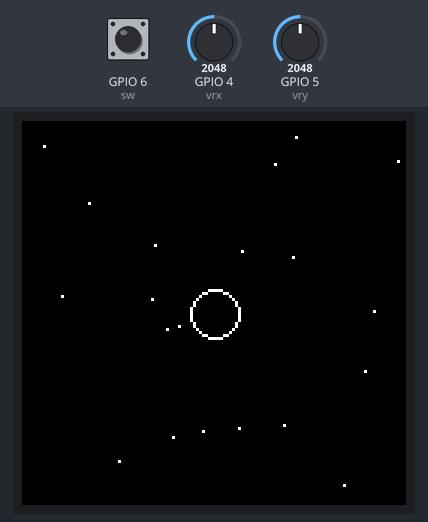
Bench run of a program on a simulated ESP32-S3. On the bench: 128×128 colour display. The test bench sets the inputs (shaded band); at power-on: GPIO 5 (vry) = 2048, GPIO 6 (sw) HIGH, GPIO 4 (vrx) = 2048. What the program prints to the serial monitor is not drawn.

Above: at 1.6 s.
1.7 s: GPIO 5 (vry) set to 960
At 2.33 s:
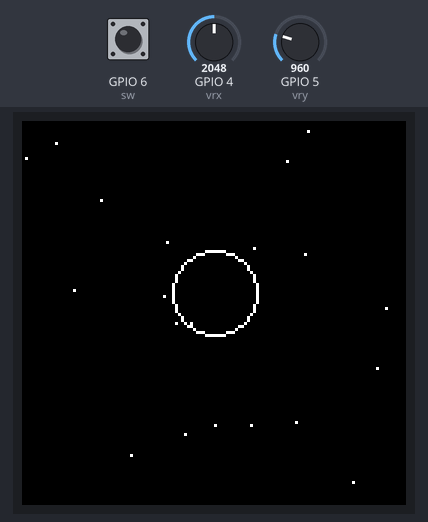
6.5 s: GPIO 6 (sw) pulled LOW for 1 s
At 7.63 s:
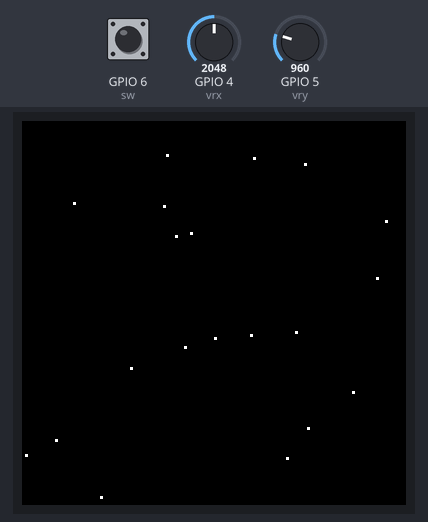
9.0 s: GPIO 4 (vrx) set to 11
At 9.48 s:
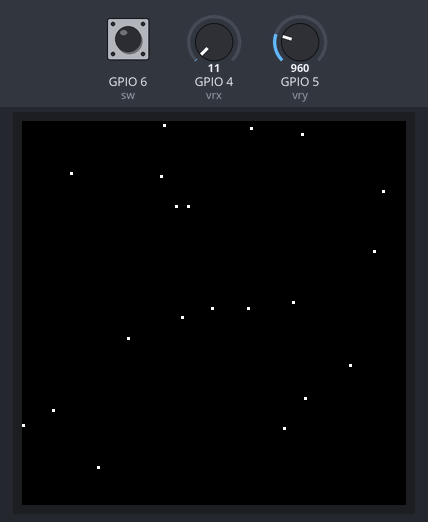
11.1 s: GPIO 4 (vrx) set to 8
13.0 s: GPIO 6 (sw) pulled LOW for 0.25 s
At 13.38 s:
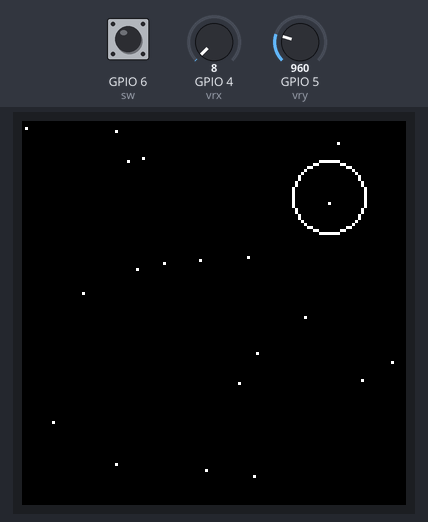
Timing chart, 0 to 15.7 s (numbered marks = the images above; inputs shaded):
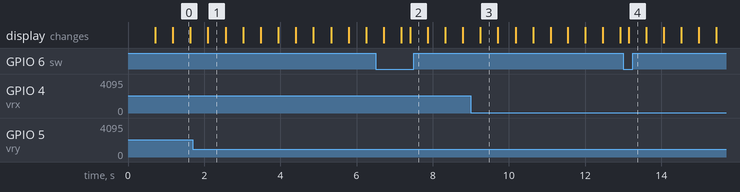

The program:

main.cpp
```cpp
#include <Arduino.h>
#include <Wire.h>
#include <Adafruit_SSD1327.h>
#include "GameManager.h"
#include "Controller.h"
#include "Audio.h"

#include <GraphicsEngine.h>

#define OLED_RESET -1
#define DISPLAY_SDA 9
#define DISPLAY_SCL 10

Adafruit_SSD1327 display(128, 128, &Wire, OLED_RESET, 1000000);

unsigned long delta;
unsigned long start;
unsigned long end;

GameManager* gm;

Star stars[] =
    {
        {0.8880, 0.4982}, {0.1466, 0.2135}, {0.6841, 0.0398}, {0.3109, 0.4634},
        {0.3457, 0.5412}, {0.8060, 0.9503}, {0.0293, 0.0683}, {0.9516, 0.1083},
        {0.6763, 0.3546}, {0.8652, 0.6534}, {0.5348, 0.8018}, {0.6302, 0.1139},
        {0.2241, 0.8848}, {0.6574, 0.7935}, {0.3153, 0.3270}, {0.0782, 0.4550},
        {0.3807, 0.5363}, {0.5471, 0.3389}, {0.3676, 0.8271}, {0.4419, 0.8068}
    };


void setup(void)
{

    Serial.begin(9600);
    Serial.println("Starting...");

    Wire.begin(DISPLAY_SDA, DISPLAY_SCL);

    ControllerInit(); //Initialize controller pins

    // Connect to OLED
   if (!display.begin(0x3D))
    {
        Serial.println("Unable to initialize OLED");
        while (1) yield();
    }
    display.clearDisplay();
    display.display();

    gm = new GameManager(&display);
    gm->initializeGame();

    start = millis();
}

void loop()
{
    delta = end - start;
    Input input = ControllerLoop(); //Read controller values and print them to serial monitor

    Enemy enemy = gm->gameLoop(input.x, input.y);

    Graphics::drawEnemy(enemy.X, enemy.Y, enemy.Z, &display);
    Graphics::drawStars(stars, 0.01, atan2f(input.y, input.x), &display);
    display.display();
    delay(10);
    display.clearDisplay();

    start = millis();
}
```

Audio.h
```cpp
#ifndef AUDIO_H
#define AUDIO_H

#include <HardwareSerial.h>
#include <DFRobotDFPlayerMini.h>

const int rxPin = 20;
const int txPin = 21;
HardwareSerial mySerial1(1);


DFRobotDFPlayerMini player; //initializing the object

void audioInit() {
  // put your setup code here, to run once:
  Serial.begin(115200);


  //no idea what the first 2 inputs mean
  //initializing the pins
  mySerial1.begin(9600, SERIAL_8N1, rxPin, txPin);

  delay(1000); //needed to apparently setup the board
}

void AudioInit() {
    player.play(1);
}

void playerShoot() {
    player.play(5);
}

void playerHit() {
    player.play(3);
}

void playerDies() {
    player.play(6);
}

void playerMoves() {
    player.play(4);
}

void enemyMoves() {
    player.play(8);
}

void enemyShoots() {
    player.play(7);
}

void enemyHit() {
    player.play(2);
}

#endif
```

Controller.h
```cpp
#ifndef CONTROLLER_H
#define CONTROLLER_H
#include <Arduino.h>
const int vrx = 4;
const int vry = 5;
const int sw = 6;
const int deadzoneLow = 1000; // lower bound of deadzone
const int deadzoneHigh = 3000; // upper bound of deadzone

struct Input
{
    float x;
    float y;
};

void ControllerInit() {
    pinMode(vrx, INPUT);
    pinMode(vry, INPUT);
    pinMode(sw, INPUT_PULLUP);
}

Input ControllerLoop() {
    //Read joystick values (0 to 4095)
    int x = analogRead(vrx);
    int y = analogRead(vry);
    int buttonState = digitalRead(sw);
    int yValue;
    int xValue;
    //normalize the values to -1 to 1 range (really just -1, 0, and 1)
    //if the value is in the deadzone, set it to 0


    int raw_x = x;
    if (x < 550){
        x = -1;
    } else if (x > 4000) {
        x = 1;
    } else {
        x = 0;
    }

    int raw_y = y;
    if(y < 1000) {
        y = -1;
    } else if (y > 3800) {
        y = 1;
    } else {
        y = 0;
    }

    Serial.print("Raw X Value: ");
    Serial.println(raw_x);
    Serial.println(" ");
    Serial.print("Raw Y Value: ");
    Serial.println(raw_y);
    Serial.print("X Value: ");
    Serial.println(x); // normalize to -1 to 1 range
    Serial.println(" ");
    Serial.print("Y Value: ");
    Serial.println(y); //normalize to -1 to 1 range
    Serial.println(" ");
    Serial.print("Button State:");
    Serial.println(buttonState);
    // delay(50); //Delay to prevent overload serial monitor

    Input input = {x, y};
    return input;
};

#endif // CONTROLLER_H
```

GameManager.h
```cpp
#ifndef GAME_MANAGER_H
#define GAME_MANAGER_H
#include <Adafruit_SSD1327.h>

struct Enemy
{
    float X;
    float Y;
    float Z;
    float Speed;
};

class GameManager
{
    public:
        GameManager(Adafruit_SSD1327* display);
        void initializeGame();
        Enemy gameLoop(float x, float y);
        void initializeEnemy();
        void resetEnemy();
        void loopEnemy();

    private:
        // Player
        int lives;
        float playerX;
        float playerY;
        float playerZ;
        float speed;

        Enemy e;
        // OLED
        Adafruit_SSD1327* display;


};


#endif
```

GraphicsEngine.h
```cpp
#ifndef GRAPHICS_ENGINE_H
#define GRAPHICS_ENGINE_H

struct Star
{
    float x;
    float y;
};

namespace Graphics
{
    const float drawDistance = 32.0f;

    void drawEnemy(float x, float y, float z, Adafruit_SSD1327* display);
    void drawEnemies(float x[], float y[], float z[], Adafruit_SSD1327* display);
    void drawStars(Star stars[], float speed, float moveDirection, Adafruit_SSD1327* display);
}

#endif
```

GameManager.cpp
```cpp
#include "GameManager.h"
#include "GraphicsEngine.h"
// #include "Audio.h"

GameManager::GameManager(Adafruit_SSD1327* display)
{
    // Setup all game variables
    this->lives = 3;    //3 lives
    this->speed = 0.05;  //default speed
    this->display = display;
}

void GameManager::initializeGame()
{
    // Initialize anything if necessary, if not then delete this function

    playerX = 0;   //start the player in the middle
    playerZ = 0;

    //adjust game volume here?? might not be needed
    // player.volume(5);

    this->e = {0.5, 0.5, 0.1, 0.05};
}

Enemy GameManager::gameLoop(float x, float y)
{
    /* Runs in the microcontroller's loop function.
    Handles any game logic that needs to update continuously such as player and enemy movement
    */

    for (int i = 0; i < 1; i++)
    {
        e.X -= speed * x;
        e.Y += speed * y;
        e.Z += e.Speed;

        if (e.Z > 2.5)
        {
            e.X = 0.5;
            e.Y = 0.5;
            e.Z = 0.1;
        }
    }

    if (lives <= 0)
    {
        // do something
    }

    return e;
}
```

GraphicsEngine.cpp
```cpp
#include <Adafruit_GFX.h>
#include <Adafruit_SSD1327.h>
#include "GraphicsEngine.h"

using namespace Graphics;

void Graphics::drawEnemy(float x, float y, float z, Adafruit_SSD1327* display)
{
    display->drawCircle(x * display->width(), y * display->height(), z * drawDistance, SSD1327_WHITE);
}

void Graphics::drawEnemies(float x[], float y[], float z[], Adafruit_SSD1327* display)
{
    for (int i = 0; i < sizeof(x)/sizeof(x[0]); i++)
    {
        drawEnemies(&x[i], &y[i], &z[i], display);
    }
}

void Graphics::drawStars(Star stars[], float speed, float moveDirection, Adafruit_SSD1327* display)
{
    /*
    moveDirection: Direction that the player moves given in radians
    */
    for (int i = 0; i < 20; i++)
    {
        stars[i].x += speed * cos(moveDirection);
        stars[i].y += speed * sin(moveDirection);

        if (stars[i].x > 1.0)
        {
            stars[i].x = 0.0;
        } else if (stars[i].x < 0)
        {
            stars[i].x = 1.0;
        }

        if (stars[i].y > 1.0)
        {
            stars[i].y = 0.0;
        } else if (stars[i].y < 0.0)
        {
            stars[i].y = 1.0;
        }

        display->drawPixel(((int) (stars[i].x * display->width())) % display->width(), ((int) (stars[i].y * display->height())) % display->height(), SSD1327_WHITE);
    }
}
```

Measured:
- what the display in image 0 shows lasts 0.4 s, from 1.2 s to 1.6 s
